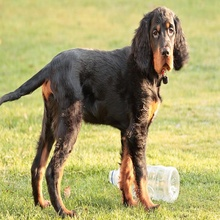
%> input picture dog/Gordon_setter_05271_jpg.rf.119f30130ee9eb37d48c3505bbdfb25a.jpg, 220 x 220 px, shrunk from 640 x 640 before the run
$ octave --eval "result = targetExtract_WatershedRegion(imread('Gordon_setter_05271_jpg.rf.119f30130ee9eb37d48c3505bbdfb25a.jpg'));"   (GNU Octave 9; MATLAB toolbox functions it lacks are replaced by stand-ins)
%> lines starting %> are read from the running program, lines starting %| are printed output that depends on the picture; in (x1, y1, x2, y2) boxes, pixels count from 0 and x2, y2 are one past the last pixel; in counts of white or black regions, pixels touching at a corner belong together; the program's own positions count from 1
%> in targetExtract_WatershedRegion, I is the input picture: size 220x220x3 uint8; mean R, G, B 168.8, 161.8, 108
### dog/rgb_to_gray.m
function gray_img = rgb_to_gray(img)
    % 检查输入图像是否是 RGB 图像
    if size(img, 3) ~= 3
        error('输入图像必须是RGB图像');
    end

    % 灰度 = 0.299 * R + 0.587 * G + 0.114 * B
    gray_img = 0.299 * double(img(:,:,1)) + 0.587 * double(img(:,:,2)) + 0.114 * double(img(:,:,3));
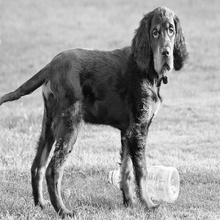
%> gray_img: size 220x220 double; min 6.15, max 254.4, mean 157.8

    % 转换为 uint8 类型
    gray_img = uint8(gray_img);
%> gray_img: size 220x220 uint8
end

### dog/targetExtract_WatershedRegion.m
function output_image = targetExtract_WatershedRegion(input_image)
    % 提取目标区域，输入是彩色图像，输出是目标区域
    % input_image: 输入的彩色图像
    % output_image: 输出的只包含目标区域，其他部分为黑色的图像

    % 图像预处理
    I = input_image;
    if size(input_image, 3) == 3
        input_image = rgb_to_gray(input_image);
    end


    image = im2double(input_image);
    hv = fspecial('prewitt');  % 水平方向的Prewitt滤波器
    hh = hv.';  % 垂直方向的Prewitt滤波器

    % 计算梯度
    gv = abs(imfilter(image, hv, 'replicate'));
    gh = abs(imfilter(image, hh, 'replicate'));
    g = sqrt(gv.^2 + gh.^2);  % 总梯度

    g = medfilt2(g, [5, 5]);
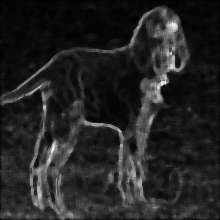
%> g: size 220x220 double; min 0, max 1.52, mean 0.218; drawn with min black and max white

    % 分水岭变换
    L = watershed(g);  % 进行分水岭变换
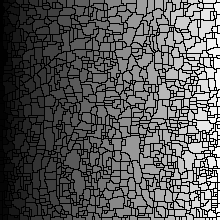
%> L: size 220x220 uint16; min 0, max 1050, mean 369.2; drawn with min black and max white

    % 提取目标区域
    num = max(L(:));  % 获取最大标签数，即区域数量
%> num = 1050

    % 计算每个区域的平均灰度值
    avegray = zeros(num, 1);
    for i = 1:num
        avegray(i) = mean(image(L == i));  % 计算每个区域的平均灰度值
    end
%> after the loop, avegray = 1050 values, max 0.957 at index 751, min 0.0663 at index 552, mean 0.651

    % 合并相似灰度值的区域
    thresh = 0.3;
    [N, M] = size(L);
%> N = 220; M = 220
    for i = 2:M-1
        for j = 2:N-1
            if L(j, i) == 0  % 如果当前像素是分水岭边界
                neighbor = [L(j-1, i+1), L(j, i+1), L(j+1, i+1), L(j-1, i), L(j+1, i), ...
                            L(j-1, i-1), L(j, i-1), L(j+1, i-1)];
                neicode = unique(neighbor);  % 获取相邻区域的标签
                neicode = neicode(neicode ~= 0);  % 去除分水岭边界（标签为0的部分）
                neinum = length(neicode);  % 获取相邻区域的数量
                for n = 1:neinum - 1
                    for m = n + 1:neinum
                        if abs(avegray(neicode(m)) - avegray(neicode(n))) < thresh  % 如果灰度值差异小于阈值
                            L(L == neicode(m)) = neicode(n);  % 合并区域
                        end
                    end
                end
            end
        end
    end
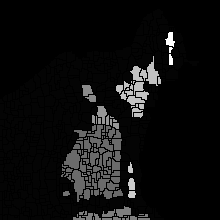
%> L: size 220x220 uint16; min 0, max 760, mean 42.1; drawn with min black and max white
%> after the loop, neicode = 1; neighbor = [1 0 1 1 1 1 0 1]; neinum = 1

    % 再次处理分水岭边界
    for i = 2:M-1
        for j = 2:N-1
            if L(j, i) == 0  % 如果当前像素是分水岭边界
                neighbor = [L(j-1, i+1), L(j, i+1), L(j+1, i+1), L(j-1, i), L(j+1, i), ...
                            L(j-1, i-1), L(j, i-1), L(j+1, i-1)];
                neicode = unique(neighbor);  % 获取相邻区域的标签
                neicode = neicode(neicode ~= 0);  % 去除分水岭边界（标签为0的部分）
                neinum = length(neicode);  % 获取相邻区域的数量
                if neinum == 1  % 如果只有一个相邻区域
                    L(j, i) = neicode(neinum);  % 将当前像素标记为唯一的相邻区域标签
                end
            end
        end
    end
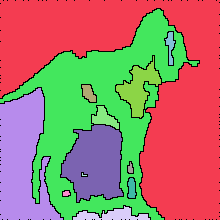
%> L: size 220x220 uint16; 14 distinct labels, from 0 to 760; one colour per label, 0 black
%> after the loop, neighbor = [1 0 1 1 1 1 1 1]

    % 提取目标区域
    target_area = (L > 1);  % 目标区域的标签大于1，排除分水岭边界
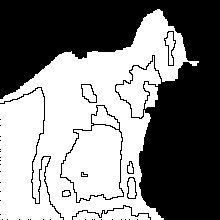
%> target_area: size 220x220 logical; 50.1% white; 40 black regions (30 under 20 px), largest, box (x1, y1, x2, y2) and area: (0, 0, 220, 220) 22948, (60, 105, 124, 203) 394, (0, 87, 64, 220) 352


    if size(I, 3) == 3
        % 使用点乘操作，将目标区域提取出来，背景部分设为黑色
        output_image = double(I) .* double(repmat(target_area, [1, 1, 3]));
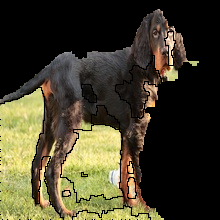
%> output_image: size 220x220x3 double; mean R, G, B 66.8, 62.1, 41.5
    else
        % 对于灰度图像，直接使用二值掩码进行点乘
        output_image = double(I) .* double(target_area);
    end

    % 将输出图像转换为 uint8 类型
    output_image = uint8(output_image);  % 转换回 uint8 类型
%> output_image: size 220x220x3 uint8


end
